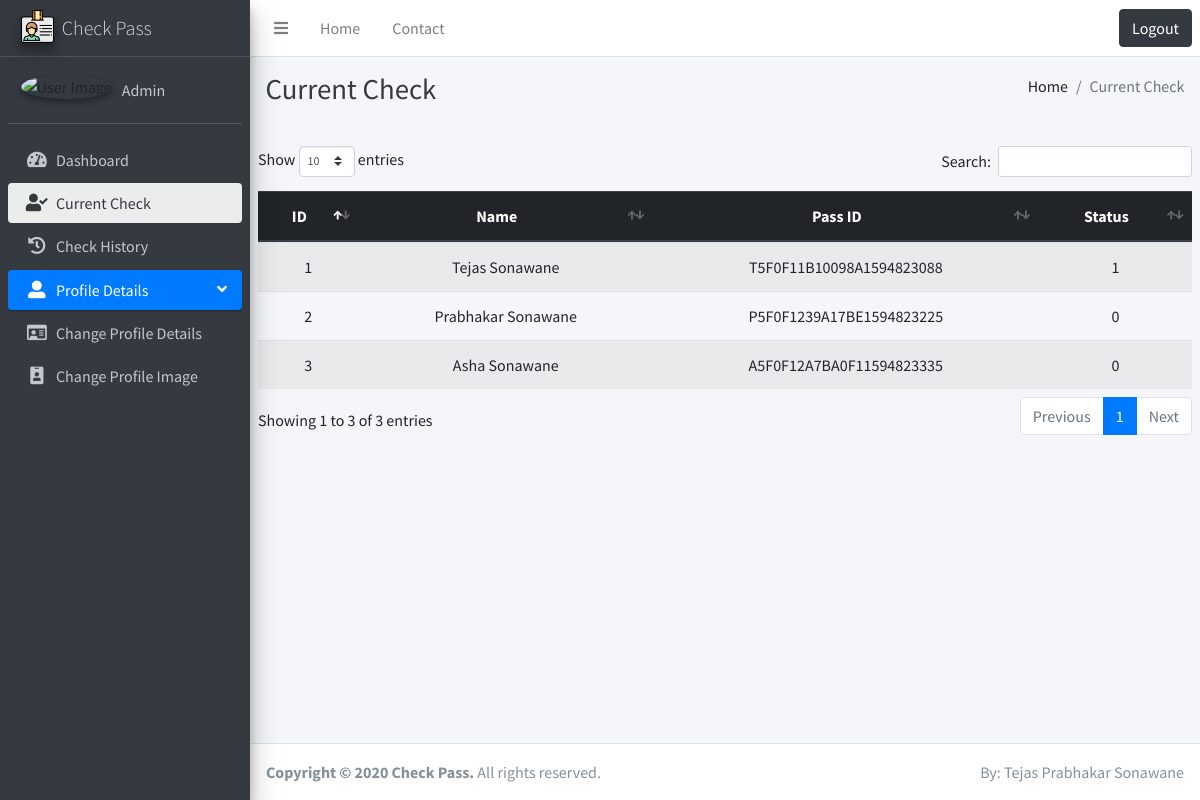
The app's page /current_check.php (signed in) with its own data.
### tables this page shows
CREATE TABLE `current_check` (
  `id` int(11) NOT NULL,
  `name` varchar(200) NOT NULL,
  `pass_id` varchar(200) NOT NULL,
  `status` int(11) NOT NULL COMMENT '0 - Checked Out 1 - Checked In'
);

### connection.php (called while the page is built, shortened)
<?php
	$base_url = "http://localhost/check_pass/";
?>

### current_check.php (the view, shortened to what this page needs)
<?php
    include 'connection.php';
?>
<!DOCTYPE html>
<html lang="en">
<head>
<?php include 'above_sidebar.php'?>
      <nav class="mt-2">
        <ul class="nav nav-pills nav-sidebar flex-column" data-widget="treeview" role="menu" data-accordion="false">
          <li class="nav-item menu-open">
            <ul class="nav nav-treeview">
              <li class="nav-item">
                <a href="<?php echo $base_url?>dashboard.php" class="nav-link">
                  <i class="fas fa-tachometer-alt nav-icon"></i>
                  <p>Dashboard</p>
                </a>
              </li>
              <li class="nav-item">
                <a href="<?php echo $base_url?>current_check.php" class="nav-link active">
                  <i class="fas fa-user-check nav-icon"></i>
                  <p>Current Check</p>
                </a>
              </li>
              <li class="nav-item">
                <a href="<?php echo $base_url?>check_history.php" class="nav-link">
                  <i class="fas fa-history nav-icon"></i>
                  <p>Check History</p>
                </a>
              </li>
            </ul>
          </li>
          <li class="nav-item has-treeview menu-open">
            <a href="#" class="nav-link active">
              <i class="nav-icon fas fa-user-alt"></i>
              <p>
                Profile Details
                <i class="right fas fa-angle-left"></i>
              </p>
            </a>
            <ul class="nav nav-treeview">
              <li class="nav-item">
                <a href="<?php echo $base_url?>change_profile_details.php" class="nav-link">
                  <i class="far fa-id-card nav-icon"></i>
                  <p>Change Profile Details</p>
                </a>
              </li>
              <li class="nav-item">
                <a href="<?php echo $base_url?>change_profile_image.php" class="nav-link">
                  <i class="fas fa-id-badge nav-icon"></i>
                  <p>Change Profile Image</p>
                </a>
              </li>
            </ul>
          </li>
        </ul>
      </nav>
    </div>
  </aside>
  <div class="content-wrapper">
    <div class="content-header">
      <div class="container-fluid">
        <div class="row mb-2">
          <div class="col-sm-6">
            <h1 class="m-0 text-dark">Current Check</h1>
          </div>
          <div class="col-sm-6">
            <ol class="breadcrumb float-sm-right">
              <li class="breadcrumb-item">Home</li>
              <li class="breadcrumb-item active">Current Check</li>
            </ol>
          </div>
        </div>
      </div>
    </div>
    <div class="content">
      <div class="container-fluid">
        <div class="row mt-3">
            <div class="table-responsive">
              <table class="table table-striped table-hover" id="users_table">
                <thead class="thead-dark">
                  <tr class="text-center">
                    <th>ID</th>
                    <th>Name</th>
                    <th>Pass&nbsp;ID</th>
                    <th>Status</th>
                  </tr>
                </thead>
                <tbody>
                <?php
                $fetch_users_sql = "SELECT * FROM `current_check`";
                $fetch_users = mysqli_query($connection, $fetch_users_sql);
                while($row = mysqli_fetch_assoc($fetch_users))
                {
                ?>
                  <tr class="text-center">
                    <td><?php echo $row['id']?></td>
                    <td><?php echo $row['name']?></td>
                    <td><?php echo $row['pass_id']?></td>
                    <td><?php echo $row['status']?></td>
                  </tr>
                <?php
                }
                ?>
                </tbody>
              </table>
            </div>
        </div>
      </div>
    </div>
  </div>
  <?php include 'datatable_footer.php'?>

### records on screen
current_check: id "1", name "Tejas Sonawane", pass "T5F0F11B10098A1594823088", status "1"
current_check: id "2", name "Prabhakar Sonawane", pass "P5F0F1239A17BE1594823225", status "0"
current_check: id "3", name "Asha Sonawane", pass "A5F0F12A7BA0F11594823335", status "0"

### other values on screen
$_SESSION['admin_name'] "Admin"
